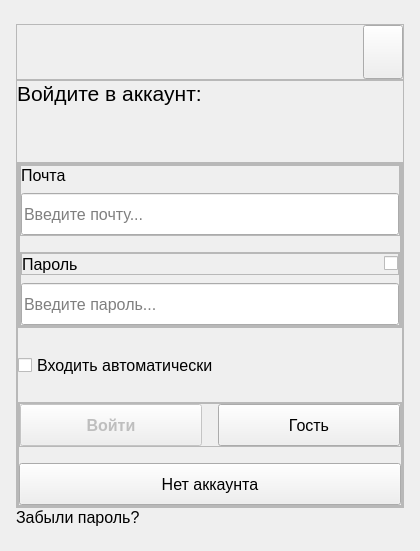
      <widget class="QWidget" name="login_page">
       <layout class="QVBoxLayout" name="verticalLayout_8">
        <property name="spacing">
         <number>0</number>
        </property>
        <property name="leftMargin">
         <number>16</number>
        </property>
        <property name="topMargin">
         <number>24</number>
        </property>
        <property name="rightMargin">
         <number>16</number>
        </property>
        <property name="bottomMargin">
         <number>24</number>
        </property>
        <item>
         <widget class="QFrame" name="logo_theme_frame">
          <property name="sizePolicy">
           <sizepolicy hsizetype="Preferred" vsizetype="Fixed">
            <horstretch>0</horstretch>
            <verstretch>0</verstretch>
           </sizepolicy>
          </property>
          <property name="minimumSize">
           <size>
            <width>0</width>
            <height>56</height>
           </size>
          </property>
          <property name="frameShape">
           <enum>QFrame::StyledPanel</enum>
          </property>
          <property name="frameShadow">
           <enum>QFrame::Raised</enum>
          </property>
          <layout class="QHBoxLayout" name="horizontalLayout_3">
           <property name="leftMargin">
            <number>0</number>
           </property>
           <property name="topMargin">
            <number>0</number>
           </property>
           <property name="rightMargin">
            <number>0</number>
           </property>
           <property name="bottomMargin">
            <number>0</number>
           </property>
           <item>
            <widget class="LogoLabel" name="logo_lable">
             <property name="sizePolicy">
              <sizepolicy hsizetype="Expanding" vsizetype="Expanding">
               <horstretch>0</horstretch>
               <verstretch>0</verstretch>
              </sizepolicy>
             </property>
             <property name="styleSheet">
              <string notr="true"/>
             </property>
             <property name="text">
              <string/>
             </property>
            </widget>
           </item>
           <item>
            <spacer name="horizontalSpacer">
             <property name="orientation">
              <enum>Qt::Horizontal</enum>
             </property>
             <property name="sizeHint" stdset="0">
              <size>
               <width>40</width>
               <height>20</height>
              </size>
             </property>
            </spacer>
           </item>
           <item>
            <widget class="ThemeButton" name="theme_button">
             <property name="sizePolicy">
              <sizepolicy hsizetype="Minimum" vsizetype="Minimum">
               <horstretch>0</horstretch>
               <verstretch>0</verstretch>
              </sizepolicy>
             </property>
             <property name="styleSheet">
              <string notr="true"/>
             </property>
             <property name="text">
              <string/>
             </property>
             <property name="flat">
              <bool>false</bool>
             </property>
            </widget>
           </item>
          </layout>
         </widget>
        </item>
        <item>
         <spacer name="verticalSpacer">
          <property name="orientation">
           <enum>Qt::Vertical</enum>
          </property>
          <property name="sizeHint" stdset="0">
           <size>
            <width>0</width>
            <height>0</height>
           </size>
          </property>
         </spacer>
        </item>
        <item>
         <widget class="QFrame" name="content_frame">
          <property name="frameShape">
           <enum>QFrame::StyledPanel</enum>
          </property>
          <property name="frameShadow">
           <enum>QFrame::Raised</enum>
          </property>
          <layout class="QVBoxLayout" name="verticalLayout_6">
           <property name="spacing">
            <number>56</number>
           </property>
           <property name="leftMargin">
            <number>0</number>
           </property>
           <property name="topMargin">
            <number>0</number>
           </property>
           <property name="rightMargin">
            <number>0</number>
           </property>
           <property name="bottomMargin">
            <number>0</number>
           </property>
           <item>
            <widget class="QLabel" name="header_label">
             <property name="font">
              <font>
               <pointsize>16</pointsize>
              </font>
             </property>
             <property name="acceptDrops">
              <bool>false</bool>
             </property>
             <property name="text">
              <string>Войдите в аккаунт:</string>
             </property>
            </widget>
           </item>
           <item>
            <widget class="QFrame" name="actions_frame">
             <property name="frameShape">
              <enum>QFrame::StyledPanel</enum>
             </property>
             <property name="frameShadow">
              <enum>QFrame::Raised</enum>
             </property>
             <layout class="QVBoxLayout" name="verticalLayout_5">
              <property name="spacing">
               <number>16</number>
              </property>
              <property name="leftMargin">
               <number>0</number>
              </property>
              <property name="topMargin">
               <number>0</number>
              </property>
              <property name="rightMargin">
               <number>0</number>
              </property>
              <property name="bottomMargin">
               <number>0</number>
              </property>
              <item>
               <widget class="QFrame" name="Input_fields">
                <property name="frameShape">
                 <enum>QFrame::StyledPanel</enum>
                </property>
                <property name="frameShadow">
                 <enum>QFrame::Raised</enum>
                </property>
                <layout class="QVBoxLayout" name="verticalLayout_3">
                 <property name="spacing">
                  <number>16</number>
                 </property>
                 <property name="leftMargin">
                  <number>0</number>
                 </property>
                 <property name="topMargin">
                  <number>0</number>
                 </property>
                 <property name="rightMargin">
                  <number>0</number>
                 </property>
                 <property name="bottomMargin">
                  <number>0</number>
                 </property>
                 <item>
                  <widget class="QFrame" name="input_fields_frame">
                   <property name="frameShape">
                    <enum>QFrame::StyledPanel</enum>
                   </property>
                   <property name="frameShadow">
                    <enum>QFrame::Raised</enum>
                   </property>
                   <layout class="QVBoxLayout" name="verticalLayout_7">
                    <property name="spacing">
                     <number>16</number>
                    </property>
                    <property name="leftMargin">
                     <number>0</number>
                    </property>
                    <property name="topMargin">
                     <number>0</number>
                    </property>
                    <property name="rightMargin">
                     <number>0</number>
                    </property>
                    <property name="bottomMargin">
                     <number>0</number>
                    </property>
                    <item>
                     <widget class="QFrame" name="email_field">
                      <property name="frameShape">
                       <enum>QFrame::StyledPanel</enum>
                      </property>
                      <property name="frameShadow">
                       <enum>QFrame::Raised</enum>
                      </property>
                      <layout class="QVBoxLayout" name="verticalLayout">
                       <property name="spacing">
                        <number>8</number>
                       </property>
                       <property name="leftMargin">
                        <number>0</number>
                       </property>
                       <property name="topMargin">
                        <number>0</number>
                       </property>
                       <property name="rightMargin">
                        <number>0</number>
                       </property>
                       <property name="bottomMargin">
                        <number>0</number>
                       </property>
                       <item>
                        <widget class="QLabel" name="email_label">
                         <property name="sizePolicy">
                          <sizepolicy hsizetype="Minimum" vsizetype="Preferred">
                           <horstretch>0</horstretch>
                           <verstretch>0</verstretch>
                          </sizepolicy>
                         </property>
                         <property name="font">
                          <font>
                           <pointsize>12</pointsize>
                          </font>
                         </property>
                         <property name="text">
                          <string>Почта</string>
                         </property>
                        </widget>
                       </item>
                       <item>
                        <widget class="QLineEdit" name="email_lineEdit">
                         <property name="minimumSize">
                          <size>
                           <width>0</width>
                           <height>42</height>
                          </size>
                         </property>
                         <property name="font">
                          <font>
                           <pointsize>12</pointsize>
                          </font>
                         </property>
                         <property name="placeholderText">
                          <string>Введите почту...</string>
                         </property>
                         <property name="clearButtonEnabled">
                          <bool>false</bool>
                         </property>
                        </widget>
                       </item>
                      </layout>
                     </widget>
                    </item>
                    <item>
                     <widget class="QFrame" name="password_field">
                      <property name="frameShape">
                       <enum>QFrame::StyledPanel</enum>
                      </property>
                      <property name="frameShadow">
                       <enum>QFrame::Raised</enum>
                      </property>
                      <layout class="QVBoxLayout" name="verticalLayout_2">
                       <property name="spacing">
                        <number>8</number>
                       </property>
                       <property name="leftMargin">
                        <number>0</number>
                       </property>
                       <property name="topMargin">
                        <number>0</number>
                       </property>
                       <property name="rightMargin">
                        <number>0</number>
                       </property>
                       <property name="bottomMargin">
                        <number>0</number>
                       </property>
                       <item>
                        <widget class="QFrame" name="passoword_label_frame">
                         <property name="frameShape">
                          <enum>QFrame::StyledPanel</enum>
                         </property>
                         <property name="frameShadow">
                          <enum>QFrame::Raised</enum>
                         </property>
                         <layout class="QHBoxLayout" name="horizontalLayout_10">
                          <property name="spacing">
                           <number>0</number>
                          </property>
                          <property name="leftMargin">
                           <number>0</number>
                          </property>
                          <property name="topMargin">
                           <number>0</number>
                          </property>
                          <property name="rightMargin">
                           <number>0</number>
                          </property>
                          <property name="bottomMargin">
                           <number>0</number>
                          </property>
                          <item>
                           <widget class="QLabel" name="password_label">
                            <property name="sizePolicy">
                             <sizepolicy hsizetype="Minimum" vsizetype="Preferred">
                              <horstretch>0</horstretch>
                              <verstretch>0</verstretch>
                             </sizepolicy>
                            </property>
                            <property name="font">
                             <font>
                              <pointsize>12</pointsize>
                             </font>
                            </property>
                            <property name="text">
                             <string>Пароль</string>
                            </property>
                           </widget>
                          </item>
                          <item>
                           <spacer name="horizontalSpacer_5">
                            <property name="orientation">
                             <enum>Qt::Horizontal</enum>
                            </property>
                            <property name="sizeHint" stdset="0">
                             <size>
                              <width>306</width>
                              <height>20</height>
                             </size>
                            </property>
                           </spacer>
                          </item>
                          <item>
                           <widget class="ViewPasswordCheckbox" name="view_password_checkBox">
                            <property name="text">
                             <string/>
                            </property>
                           </widget>
                          </item>
                         </layout>
                        </widget>
                       </item>
                       <item>
                        <widget class="QLineEdit" name="password_lineEdit">
                         <property name="minimumSize">
                          <size>
                           <width>0</width>
                           <height>42</height>
                          </size>
                         </property>
                         <property name="font">
                          <font>
                           <pointsize>12</pointsize>
                          </font>
                         </property>
                         <property name="echoMode">
                          <enum>QLineEdit::Password</enum>
                         </property>
                         <property name="placeholderText">
                          <string>Введите пароль...</string>
                         </property>
                         <property name="clearButtonEnabled">
                          <bool>false</bool>
                         </property>
                        </widget>
                       </item>
                      </layout>
                     </widget>
                    </item>
                   </layout>
                  </widget>
                 </item>
                </layout>
               </widget>
              </item>
              <item>
               <widget class="QCheckBox" name="auto_login_checkBox">
                <property name="enabled">
                 <bool>true</bool>
                </property>
                <property name="sizePolicy">
                 <sizepolicy hsizetype="Expanding" vsizetype="Fixed">
                  <horstretch>0</horstretch>
                  <verstretch>0</verstretch>
                 </sizepolicy>
                </property>
                <property name="minimumSize">
                 <size>
                  <width>0</width>
                  <height>42</height>
                 </size>
                </property>
                <property name="font">
                 <font>
                  <pointsize>12</pointsize>
                 </font>
                </property>
                <property name="text">
                 <string>Входить автоматически</string>
                </property>
                <property name="checked">
                 <bool>false</bool>
                </property>
               </widget>
              </item>
              <item>
               <widget class="QFrame" name="buttons_frame">
                <property name="frameShape">
                 <enum>QFrame::StyledPanel</enum>
                </property>
                <property name="frameShadow">
                 <enum>QFrame::Raised</enum>
                </property>
                <layout class="QVBoxLayout" name="verticalLayout_4">
                 <property name="spacing">
                  <number>16</number>
                 </property>
                 <property name="leftMargin">
                  <number>0</number>
                 </property>
                 <property name="topMargin">
                  <number>0</number>
                 </property>
                 <property name="rightMargin">
                  <number>0</number>
                 </property>
                 <property name="bottomMargin">
                  <number>0</number>
                 </property>
                 <item>
                  <widget class="QFrame" name="login_buttons">
                   <property name="frameShape">
                    <enum>QFrame::StyledPanel</enum>
                   </property>
                   <property name="frameShadow">
                    <enum>QFrame::Raised</enum>
                   </property>
                   <layout class="QHBoxLayout" name="horizontalLayout_2">
                    <property name="spacing">
                     <number>16</number>
                    </property>
                    <property name="leftMargin">
                     <number>0</number>
                    </property>
                    <property name="topMargin">
                     <number>0</number>
                    </property>
                    <property name="rightMargin">
                     <number>0</number>
                    </property>
                    <property name="bottomMargin">
                     <number>0</number>
                    </property>
                    <item>
                     <widget class="PrimaryButton" name="login_pushButton">
                      <property name="enabled">
                       <bool>false</bool>
                      </property>
                      <property name="minimumSize">
                       <size>
                        <width>0</width>
                        <height>42</height>
                       </size>
                      </property>
                      <property name="font">
                       <font>
                        <pointsize>12</pointsize>
                        <weight>75</weight>
                        <bold>true</bold>
                       </font>
                      </property>
                      <property name="text">
                       <string>Войти</string>
                      </property>
                     </widget>
                    </item>
                    <item>
                     <widget class="TertiaryButton" name="guest_pushButton">
                      <property name="minimumSize">
                       <size>
                        <width>0</width>
                        <height>42</height>
                       </size>
                      </property>
                      <property name="font">
                       <font>
                        <pointsize>12</pointsize>
                       </font>
                      </property>
                      <property name="text">
                       <string>Гость</string>
                      </property>
                     </widget>
                    </item>
                   </layout>
                  </widget>
                 </item>
                 <item>
                  <widget class="TertiaryButton" name="no_account_pushButton">
                   <property name="minimumSize">
                    <size>
                     <width>0</width>
                     <height>42</height>
                    </size>
                   </property>
                   <property name="font">
                    <font>
                     <pointsize>12</pointsize>
                    </font>
                   </property>
                   <property name="text">
                    <string>Нет аккаунта</string>
                   </property>
                  </widget>
                 </item>
                </layout>
               </widget>
              </item>
             </layout>
            </widget>
           </item>
          </layout>
         </widget>
        </item>
        <item>
         <spacer name="verticalSpacer_2">
          <property name="orientation">
           <enum>Qt::Vertical</enum>
          </property>
          <property name="sizeType">
           <enum>QSizePolicy::Expanding</enum>
          </property>
          <property name="sizeHint" stdset="0">
           <size>
            <width>0</width>
            <height>0</height>
           </size>
          </property>
         </spacer>
        </item>
        <item>
         <widget class="TextButton" name="fogot_password_label">
          <property name="sizePolicy">
           <sizepolicy hsizetype="Expanding" vsizetype="Preferred">
            <horstretch>0</horstretch>
            <verstretch>0</verstretch>
           </sizepolicy>
          </property>
          <property name="font">
           <font>
            <pointsize>12</pointsize>
           </font>
          </property>
          <property name="text">
           <string>Забыли пароль?</string>
          </property>
         </widget>
        </item>
       </layout>
      </widget>
